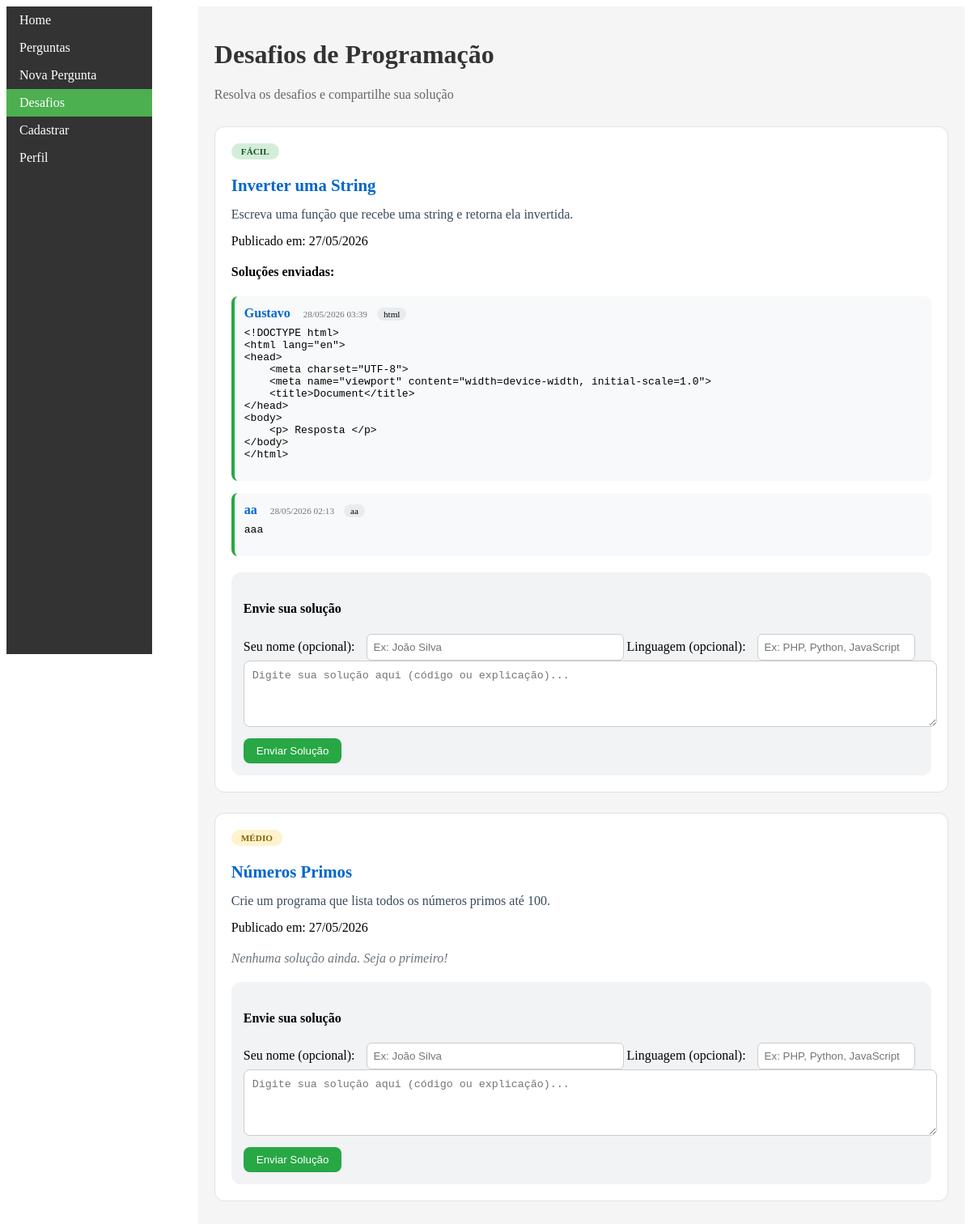
Page /view/desafio.php on the committed database.
### tables this page shows
CREATE TABLE `desafios` (
  `id` int(11) NOT NULL,
  `titulo` varchar(200) NOT NULL,
  `descricao` text NOT NULL,
  `dificuldade` varchar(20) DEFAULT 'Médio',
  `data_publicacao` timestamp NOT NULL DEFAULT current_timestamp()
);

CREATE TABLE `respostas_desafios` (
  `id` int(11) NOT NULL,
  `desafio_id` int(11) NOT NULL,
  `usuario_id` int(11) DEFAULT NULL,
  `autor_nome` varchar(100) DEFAULT NULL,
  `solucao` text NOT NULL,
  `linguagem` varchar(50) DEFAULT 'texto',
  `data_envio` timestamp NOT NULL DEFAULT current_timestamp(),
  `avaliacao` int(11) DEFAULT NULL
);

### view/desafio.php (the view, shortened to what this page needs)
<?php
require_once __DIR__ . '/../config/conexao2.php';
$sql = "SELECT * FROM desafios ORDER BY
        CASE dificuldade
            WHEN 'Fácil' THEN 1
            WHEN 'Médio' THEN 2
            WHEN 'Difícil' THEN 3
        END, data_publicacao DESC";
$desafios = $pdo->query($sql)->fetchAll();
$solucoes_por_desafio = [];
foreach ($desafios as $d) {
    $stmt = $pdo->prepare("SELECT id, usuario_id, autor_nome, solucao, linguagem, data_envio
                           FROM respostas_desafios
                           WHERE desafio_id = ?
                           ORDER BY data_envio DESC");
    $stmt->execute([$d['id']]);
    $solucoes_por_desafio[$d['id']] = $stmt->fetchAll();
}
?>
<!DOCTYPE html>
<html lang="pt-BR">
<head>
    <link rel="stylesheet" href="../css/styleDesafio.css">
</head>
<body>
<ul>
    <li><a href="home.php">Home</a></li>
    <li><a href="perguntas.php">Perguntas</a></li>
    <li><a href="nova_pergunta.php">Nova Pergunta</a></li>
    <li><a a class="active" href="desafio.php">Desafios</a></li>
    <?php if(isset($_SESSION['usuario_id'])): ?>
        <li><a href="perfil.php">Perfil</a></li>
        <li><a href="../processamento/logout.php">Sair</a></li>
    <?php else: ?>
        <li><a href="cadUsuario.php">Cadastrar</a></li>
        <li><a href="perfilUsuario.php">Perfil</a></li>
    <?php endif; ?>
</ul>
<div style="margin-left: 20%; padding: 20px; background: #f5f5f5; min-height: 100vh;">
    <div style="max-width: 1000px; margin: 0 auto;">
        <h1 style="color: #333;">Desafios de Programação</h1>
        <p style="color: #666; margin-bottom: 30px;">Resolva os desafios e compartilhe sua solução</p>
        <?php foreach ($desafios as $desafio): ?>
            <div class="desafio-card" id="desafio-<?= $desafio['id'] ?>">
                <div class="dificuldade dificuldade-<?= $desafio['dificuldade'] ?>">
                    <?= htmlspecialchars($desafio['dificuldade']) ?>
                </div>
                <div class="desafio-titulo"><?= htmlspecialchars($desafio['titulo']) ?></div>
                <div class="desafio-descricao"><?= nl2br(htmlspecialchars($desafio['descricao'])) ?></div>
                <div class="desafio-data">Publicado em: <?= date('d/m/Y', strtotime($desafio['data_publicacao'])) ?></div>
                <?php if (!empty($solucoes_por_desafio[$desafio['id']])): ?>
                    <h4 style="margin-top: 20px;">Soluções enviadas:</h4>
                    <?php foreach ($solucoes_por_desafio[$desafio['id']] as $sol): ?>
                        <div class="solucao">
                            <div>
                                <span class="solucao-autor"><?= htmlspecialchars($sol['autor_nome'] ?? 'Anônimo') ?></span>
                                <span class="solucao-data"><?= date('d/m/Y H:i', strtotime($sol['data_envio'])) ?></span>
                                <?php if (!empty($sol['linguagem'])): ?>
                                    <span class="linguagem-badge"><?= htmlspecialchars($sol['linguagem']) ?></span>
                                <?php endif; ?>
                            </div>
                            <pre style="white-space: pre-wrap; margin-top: 8px;"><?= htmlspecialchars($sol['solucao']) ?></pre>
                        </div>
                    <?php endforeach; ?>
                <?php else: ?>
                    <p style="color:#6c757d; margin-top:20px;"><em>Nenhuma solução ainda. Seja o primeiro!</em></p>
                <?php endif; ?>
                <div class="form-solucao">
                    <h4>Envie sua solução</h4>
                    <form method="POST" action="">
                        <label>Seu nome (opcional):</label>
                        <input type="text" name="autor_nome" placeholder="Ex: João Silva" style="width: 100%; max-width: 300px;">
                        <label>Linguagem (opcional):</label>
                        <input type="text" name="linguagem" placeholder="Ex: PHP, Python, JavaScript">
                        <textarea name="solucao" rows="4" placeholder="Digite sua solução aqui (código ou explicação)..." required></textarea>
                        <button type="submit" name="enviar_solucao" class="btn-enviar">Enviar Solução</button>
                    </form>
                </div>
            </div>
        <?php endforeach; ?>
    </div>
</div>
</body>
</html>

### css/styleDesafio.css (style rules this page uses)
.desafio-card { background: white; border-radius: 12px; padding: 20px; margin-bottom: 25px; border: 1px solid #e0e0e0; transition: box-shadow 0.2s; word-wrap: break-word; }
ul { list-style-type: none; margin: 0; padding: 0; width: 15%; background-color: #333; position: fixed; height: 100vh; }
li a { display: block; color: white; padding: 8px 16px; text-decoration: none; }
.active { background-color: #4CAF50; color:white; }
.dificuldade { display: inline-block; padding: 4px 12px; border-radius: 20px; font-size: 0.7rem; font-weight: 600; text-transform: uppercase; margin-bottom: 12px; }
.dificuldade-Fácil { background: #d4edda; color: #155724; }
.dificuldade-Médio { background: #fff3cd; color: #856404; }
.desafio-titulo { font-size: 1.3rem; font-weight: 600; color: #0066cc; margin: 8px 0; }
.desafio-descricao { color: #3a4a5c; line-height: 1.5; margin: 12px 0; }
.solucao { background: #f8f9fa; border-left: 4px solid #28a745; padding: 12px; margin-top: 15px; border-radius: 8px; }
.solucao-autor { font-weight: bold; color: #0066cc; }
.solucao-data { font-size: 0.7rem; color: #6c757d; margin-left: 12px; }
.linguagem-badge { background: #e9ecef; padding: 2px 8px; border-radius: 12px; font-size: 0.7rem; margin-left: 8px; }
.form-solucao { margin-top: 20px; padding: 15px; background: #f1f3f5; border-radius: 12px; }
.form-solucao textarea { width: 100%; padding: 10px; border: 1px solid #ccc; border-radius: 8px; font-family: monospace; resize: vertical; }
.form-solucao input[type="text"] { padding: 8px; border: 1px solid #ccc; border-radius: 6px; width: auto; margin-left: 10px; }
.btn-enviar { background: #28a745; color: white; border: none; padding: 8px 16px; border-radius: 8px; cursor: pointer; margin-top: 10px; }

### rows in the picture
desafios: dificuldade "FÁCIL", titulo "Inverter uma String", descricao "Escreva uma função que recebe uma string e retorna ela invertida.", data_publicacao "27/05/2026"
respostas_desafios: autor_nome "Gustavo", data_envio "28/05/2026 03:39", linguagem "html", solucao "<!DOCTYPE html> <html lang=\"en\"> <head> <meta charset=\"UTF-8\"> <meta name=\"viewport\" content=\"width=device-width, initial-scale=1.0\"> <title>Document</title> </head> <body> <p> Resposta </p> </body> </html>"
respostas_desafios: autor_nome "aa", data_envio "28/05/2026 02:13", linguagem "aa", solucao "aaa"
desafios: dificuldade "MÉDIO", titulo "Números Primos", descricao "Crie um programa que lista todos os números primos até 100.", data_publicacao "27/05/2026", shows "Nenhuma solução ainda. Seja o primeiro!"
